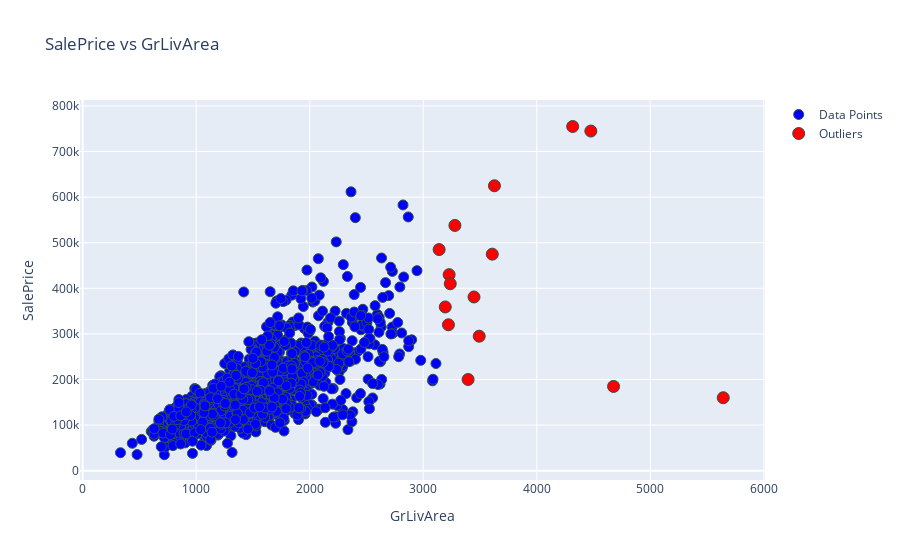

The code cell stored with this chart in its notebook:
### Markdown cell above
- GrLivArea: Above grade (ground) living area square feet

### Code cell
# show the SalePrice vs GrLivArea, and the id of the outliers
if SHOW_GRAPHS:
    show_outliers(train_data, 'SalePrice', 'GrLivArea')

### Figure 1 — Plotly figure (JSON) as saved in the notebook; plotly's stock layout.template omitted (floating-point values rounded to 4 significant figures; data arrays with more than 128 entries replaced by an {"elided": "..."} marker saying what was removed)
{"data": [{"hoverinfo": "text+x+y", "marker": {"color": "blue", "line": {"color": "DarkSlateGrey", "width": 1}, "size": 10}, "mode": "markers", "name": "Data Points", "text": {"elided": "1460 int values"}, "type": "scatter", "x": {"elided": "1460 int values"}, "y": {"elided": "1460 int values"}}, {"hoverinfo": "text+x+y", "marker": {"color": "red", "line": {"color": "DarkSlateGrey", "width": 1}, "size": 12}, "mode": "markers", "name": "Outliers", "text": [118, 185, 304, 496, 523, 608, 635, 691, 769, 798, 1169, 1182, 1268, 1298, 1353], "type": "scatter", "x": [3222, 3608, 3493, 3228, 4676, 3194, 3395, 4316, 3279, 3140, 3627, 4476, 3447, 5642, 3238], "y": [320000, 475000, 295000, 430000, 184750, 359100, 200000, 755000, 538000, 485000, 625000, 745000, 381000, 160000, 410000]}], "layout": {"hovermode": "closest", "title": {"text": "SalePrice vs GrLivArea"}, "xaxis": {"title": {"text": "GrLivArea"}}, "yaxis": {"title": {"text": "SalePrice"}}}}
